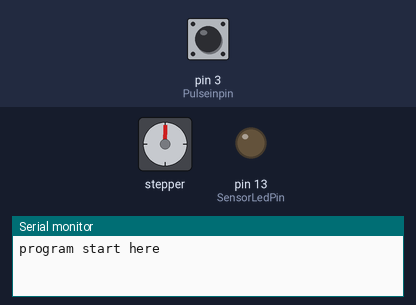
The sketch below on a simulated Arduino Mega 2560, built with avr-gcc and run on an emulated ATmega2560. Parts: stepper motor, output pins drawn as LEDs (lit = HIGH), the last lines printed to the serial monitor. Inputs (shaded band) come from the test bench; at power-on: pin 3 (Pulseinpin) LOW. Stepper angles assume 180 steps per turn.

Above: at 0.15 s.
At 1.2 s:
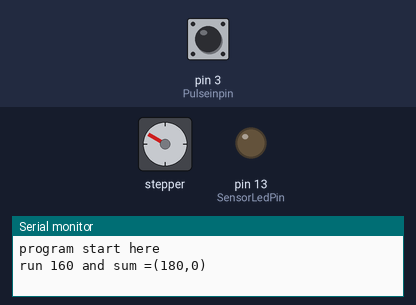
1.3 s: pin 3 (Pulseinpin) pulled HIGH for 0.15 s
At 1.67 s:
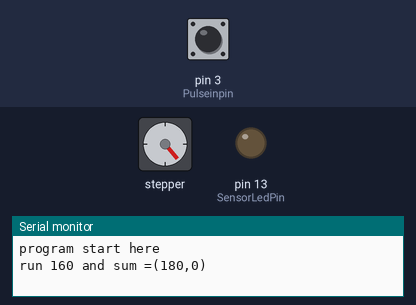
Timing chart, 0 to 18.1 s (numbered marks = the images above; inputs shaded):
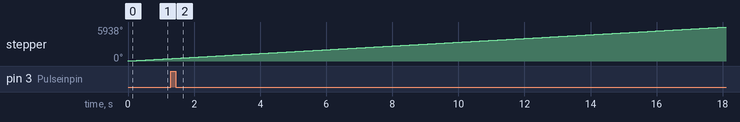

The sketch:

L298N_test04.ino
```cpp
#include <Stepper.h>

int Pin1 = 46;
int Pin2 = 48;
int Pin3 = 50;
int Pin4 = 52;
int _step = 0;
int motorSpeed = 60;

#define Sensorpin A0
#define Pulseinpin 3
#define Sensorlimit 750
#define SensorLedPin 13
int motordelay = 300 ;
unsigned long duration;


// change this to the number of steps on your motor
#define STEPS 180
#define RUNSTEPS 200
// create an instance of the stepper class, specifying
// the number of steps of the motor and the pins it's
// attached to
Stepper stepper(STEPS, Pin1, Pin2, Pin3,Pin4);

      int i ;
  int sensorValue  ;
  int sum =0 ;
  int count = 0 ;
  int cnt = 0 ;
void initall()
{

  Serial.begin(9600);
  Serial.println("program start here ");

    pinMode(Pulseinpin,INPUT) ;
     pinMode(SensorLedPin,OUTPUT) ;
     stepper.setSpeed(motorSpeed);
}


void setup()
{

  // set the speed of the motor to 30 RPMs
    initall();
 // test() ;
}

void loop()
{
  // get the sensor value

         stepper.step(1) ;
         delayMicroseconds(motordelay);
         sensorValue= digitalRead(Pulseinpin);
   //      Serial.print(sensorValue);
  //        Serial.print(",");
        sum += sensorValue ;
        count ++ ;

        /*
   Serial.print("run 160 and sum = ");
   Serial.print(sum);

   Serial.print("\n");

    */
   if ((count % STEPS) == 0 )
   {
        cnt ++ ;
       Serial.print("run 160 and sum =(");
       Serial.print(count);
       Serial.print(",");
       Serial.print(sum);
       Serial.print(")\n");
     if (cnt > 100)
       {
         cnt = 0 ;
         count = 0 ;
         sum = 0 ;
       }
   }

}

void test()
{

     stepper.setSpeed(motorSpeed);
    for (i=0 ; i < STEPS; i++)
    {
         stepper.step(1) ;
          delayMicroseconds(motordelay);
          sensorValue= digitalRead(Pulseinpin);
         Serial.print(sensorValue);
          Serial.print(",");
        sum += sensorValue ;

    }
   Serial.print("\n");
   Serial.print("\n");
   Serial.print("run 160 and sum = ");
   Serial.print(sum);

   Serial.print("\n");
}
```
